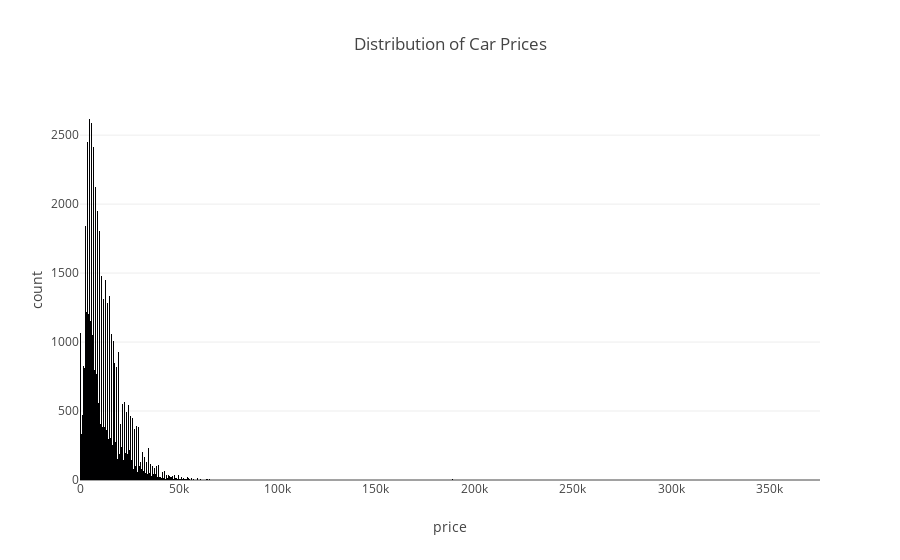
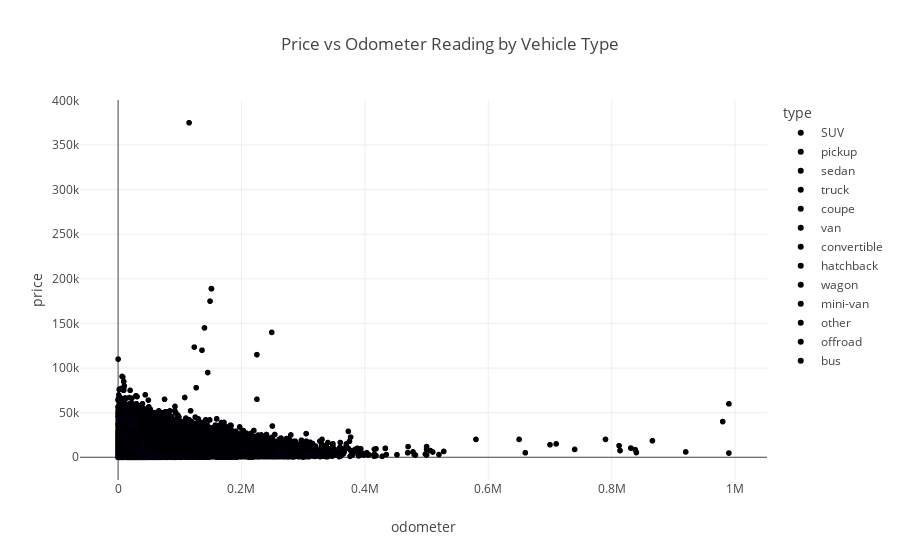
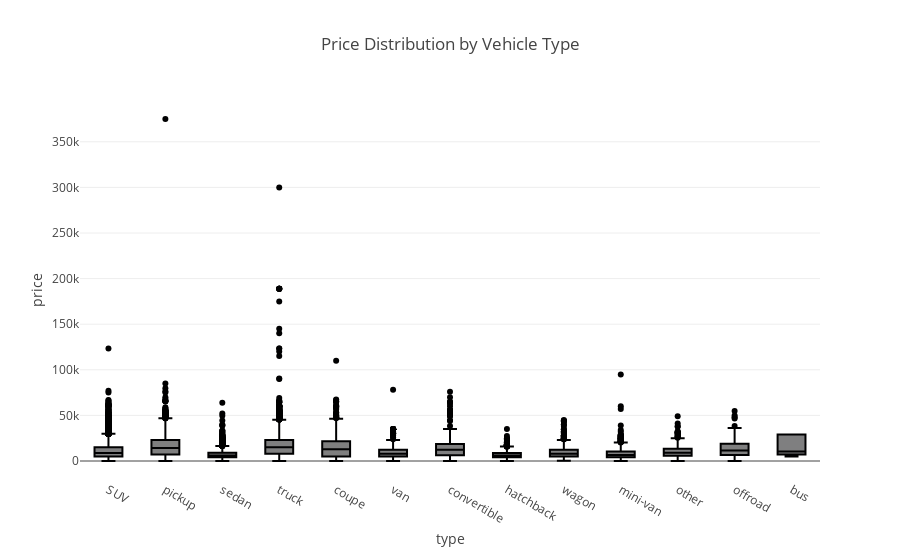

Notebook source saved alongside these figures, in order:
### Code cell
import pandas as pd
import streamlit as st
import plotly.express as px
from matplotlib import pyplot as plt
import plotly.io as pio



df = pd.read_csv('D:/TripleTen/Projects/Sprint4projects/sprint4mainproject/vehicles_us.csv')

# Histogram
#Shows how vehicle prices are distributed across different ranges
#Reveals common price brackets and potential outliers
#Uses automatic binning to group prices into categories

fig1 = px.histogram(df, x='price', title='Distribution of Car Prices')
st.plotly_chart(fig1)  # ✅ Correct for Streamlit
fig1.show()

# Scatterplot
#Examines relationship between mileage (odometer) and price
#Color-coded by vehicle type to show category patterns
#Helps identify if higher mileage correlates with lower prices

fig2 = px.scatter(df, x='odometer', y='price', color='type', 
                 title='Price vs Odometer Reading by Vehicle Type')
st.plotly_chart(fig2)  # ✅ Correct for Streamlit
fig2.show()


# import plotly.io as pio
# # fig1.show()

# fig1 = px.histogram(df, x='price', title='Distribution of Car Prices')
# fig1.show()

# # Scatterplot of price vs odometer
# fig2 = px.scatter(df, x='odometer', y='price', color='type', 
#                  title='Price vs Odometer Reading by Vehicle Type')
# fig2.show()

# Boxplot of price by vehicle type
#Compares price distributions across different vehicle types
#Shows median price (center line), quartiles (box), and outliers (dots)
#Highlights which vehicle types have wider price ranges

fig3 = px.box(df, x='type', y='price', title='Price Distribution by Vehicle Type')
fig3.show()

### Figure 1 — Plotly figure (JSON) as saved in the notebook; plotly's stock layout.template omitted (floating-point values rounded to 4 significant figures; data arrays with more than 128 entries replaced by an {"elided": "..."} marker saying what was removed)
{"data": [{"bingroup": "x", "hovertemplate": "price=%{x}<br>count=%{y}<extra></extra>", "legendgroup": "", "marker": {"color": "#000001", "pattern": {"shape": ""}}, "name": "", "orientation": "v", "showlegend": false, "type": "histogram", "x": {"elided": "51525 int values"}, "xaxis": "x", "yaxis": "y"}], "layout": {"barmode": "relative", "legend": {"tracegroupgap": 0}, "title": {"text": "Distribution of Car Prices"}, "xaxis": {"anchor": "y", "domain": [0, 1], "title": {"text": "price"}}, "yaxis": {"anchor": "x", "domain": [0, 1], "title": {"text": "count"}}}}

### Figure 2 — Plotly figure (JSON) as saved in the notebook; plotly's stock layout.template omitted (floating-point values rounded to 4 significant figures; data arrays with more than 128 entries replaced by an {"elided": "..."} marker saying what was removed)
{"data": [{"hovertemplate": "type=SUV<br>odometer=%{x}<br>price=%{y}<extra></extra>", "legendgroup": "SUV", "marker": {"color": "#000001", "symbol": "circle"}, "mode": "markers", "name": "SUV", "showlegend": true, "type": "scattergl", "x": {"elided": "12405 float values"}, "xaxis": "x", "y": {"elided": "12405 int values"}, "yaxis": "y"}, {"hovertemplate": "type=pickup<br>odometer=%{x}<br>price=%{y}<extra></extra>", "legendgroup": "pickup", "marker": {"color": "#000002", "symbol": "circle"}, "mode": "markers", "name": "pickup", "showlegend": true, "type": "scattergl", "x": {"elided": "6988 float values"}, "xaxis": "x", "y": {"elided": "6988 int values"}, "yaxis": "y"}, {"hovertemplate": "type=sedan<br>odometer=%{x}<br>price=%{y}<extra></extra>", "legendgroup": "sedan", "marker": {"color": "#000003", "symbol": "circle"}, "mode": "markers", "name": "sedan", "showlegend": true, "type": "scattergl", "x": {"elided": "12154 float values"}, "xaxis": "x", "y": {"elided": "12154 int values"}, "yaxis": "y"}, {"hovertemplate": "type=truck<br>odometer=%{x}<br>price=%{y}<extra></extra>", "legendgroup": "truck", "marker": {"color": "#000004", "symbol": "circle"}, "mode": "markers", "name": "truck", "showlegend": true, "type": "scattergl", "x": {"elided": "12353 float values"}, "xaxis": "x", "y": {"elided": "12353 int values"}, "yaxis": "y"}, {"hovertemplate": "type=coupe<br>odometer=%{x}<br>price=%{y}<extra></extra>", "legendgroup": "coupe", "marker": {"color": "#000005", "symbol": "circle"}, "mode": "markers", "name": "coupe", "showlegend": true, "type": "scattergl", "x": {"elided": "2303 float values"}, "xaxis": "x", "y": {"elided": "2303 int values"}, "yaxis": "y"}, {"hovertemplate": "type=van<br>odometer=%{x}<br>price=%{y}<extra></extra>", "legendgroup": "van", "marker": {"color": "#000006", "symbol": "circle"}, "mode": "markers", "name": "van", "showlegend": true, "type": "scattergl", "x": {"elided": "633 float values"}, "xaxis": "x", "y": {"elided": "633 int values"}, "yaxis": "y"}, {"hovertemplate": "type=convertible<br>odometer=%{x}<br>price=%{y}<extra></extra>", "legendgroup": "convertible", "marker": {"color": "#000007", "symbol": "circle"}, "mode": "markers", "name": "convertible", "showlegend": true, "type": "scattergl", "x": {"elided": "446 float values"}, "xaxis": "x", "y": {"elided": "446 int values"}, "yaxis": "y"}, {"hovertemplate": "type=hatchback<br>odometer=%{x}<br>price=%{y}<extra></extra>", "legendgroup": "hatchback", "marker": {"color": "#000008", "symbol": "circle"}, "mode": "markers", "name": "hatchback", "showlegend": true, "type": "scattergl", "x": {"elided": "1047 float values"}, "xaxis": "x", "y": {"elided": "1047 int values"}, "yaxis": "y"}, {"hovertemplate": "type=wagon<br>odometer=%{x}<br>price=%{y}<extra></extra>", "legendgroup": "wagon", "marker": {"color": "#000009", "symbol": "circle"}, "mode": "markers", "name": "wagon", "showlegend": true, "type": "scattergl", "x": {"elided": "1541 float values"}, "xaxis": "x", "y": {"elided": "1541 int values"}, "yaxis": "y"}, {"hovertemplate": "type=mini-van<br>odometer=%{x}<br>price=%{y}<extra></extra>", "legendgroup": "mini-van", "marker": {"color": "#000010", "symbol": "circle"}, "mode": "markers", "name": "mini-van", "showlegend": true, "type": "scattergl", "x": {"elided": "1161 float values"}, "xaxis": "x", "y": {"elided": "1161 int values"}, "yaxis": "y"}, {"hovertemplate": "type=other<br>odometer=%{x}<br>price=%{y}<extra></extra>", "legendgroup": "other", "marker": {"color": "#000001", "symbol": "circle"}, "mode": "markers", "name": "other", "showlegend": true, "type": "scattergl", "x": {"elided": "256 float values"}, "xaxis": "x", "y": {"elided": "256 int values"}, "yaxis": "y"}, {"hovertemplate": "type=offroad<br>odometer=%{x}<br>price=%{y}<extra></extra>", "legendgroup": "offroad", "marker": {"color": "#000002", "symbol": "circle"}, "mode": "markers", "name": "offroad", "showlegend": true, "type": "scattergl", "x": {"elided": "214 float values"}, "xaxis": "x", "y": {"elided": "214 int values"}, "yaxis": "y"}, {"hovertemplate": "type=bus<br>odometer=%{x}<br>price=%{y}<extra></extra>", "legendgroup": "bus", "marker": {"color": "#000003", "symbol": "circle"}, "mode": "markers", "name": "bus", "showlegend": true, "type": "scattergl", "x": [142500.0, 17040.0, 142500.0, 225000.0, 17040.0, 17040.0, 225000.0, 17040.0, 17040.0, 17040.0, 225000.0, 17040.0, 225000.0, 17040.0, 248100.0, 142000.0, 109700.0, 225000.0, 50000.0, 248100.0, 248100.0, NaN, 17040.0, 17040.0], "xaxis": "x", "y": [10500, 28990, 10500, 4995, 28990, 28990, 4995, 28990, 28990, 28990, 4995, 28990, 4995, 28990, 6997, 7900, 7500, 4995, 10000, 6997, 6997, 28990, 28990, 28990], "yaxis": "y"}], "layout": {"legend": {"title": {"text": "type"}, "tracegroupgap": 0}, "title": {"text": "Price vs Odometer Reading by Vehicle Type"}, "xaxis": {"anchor": "y", "domain": [0, 1], "title": {"text": "odometer"}}, "yaxis": {"anchor": "x", "domain": [0, 1], "title": {"text": "price"}}}}

### Figure 3 — Plotly figure (JSON) as saved in the notebook; plotly's stock layout.template omitted (floating-point values rounded to 4 significant figures; data arrays with more than 128 entries replaced by an {"elided": "..."} marker saying what was removed)
{"data": [{"alignmentgroup": "True", "hovertemplate": "type=%{x}<br>price=%{y}<extra></extra>", "legendgroup": "", "marker": {"color": "#000001"}, "name": "", "notched": false, "offsetgroup": "", "orientation": "v", "showlegend": false, "type": "box", "x": {"elided": "51525 str values"}, "x0": " ", "xaxis": "x", "y": {"elided": "51525 int values"}, "y0": " ", "yaxis": "y"}], "layout": {"boxmode": "group", "legend": {"tracegroupgap": 0}, "title": {"text": "Price Distribution by Vehicle Type"}, "xaxis": {"anchor": "y", "domain": [0, 1], "title": {"text": "type"}}, "yaxis": {"anchor": "x", "domain": [0, 1], "title": {"text": "price"}}}}
